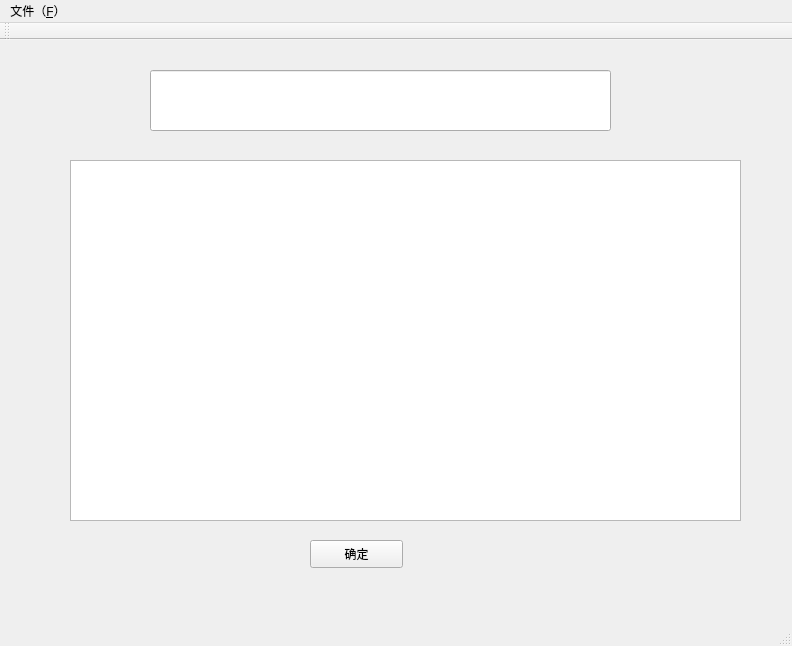
<?xml version="1.0" encoding="UTF-8"?>
<ui version="4.0">
 <class>MainWindow</class>
 <widget class="QMainWindow" name="MainWindow">
  <property name="geometry">
   <rect>
    <x>0</x>
    <y>0</y>
    <width>792</width>
    <height>646</height>
   </rect>
  </property>
  <property name="windowTitle">
   <string>MainWindow</string>
  </property>
  <widget class="QWidget" name="centralWidget">
   <widget class="QPushButton" name="pushButton">
    <property name="geometry">
     <rect>
      <x>310</x>
      <y>500</y>
      <width>93</width>
      <height>28</height>
     </rect>
    </property>
    <property name="text">
     <string>确定</string>
    </property>
   </widget>
   <widget class="QLineEdit" name="lineEdit">
    <property name="geometry">
     <rect>
      <x>150</x>
      <y>30</y>
      <width>461</width>
      <height>61</height>
     </rect>
    </property>
   </widget>
   <widget class="QTextEdit" name="textEdit">
    <property name="geometry">
     <rect>
      <x>70</x>
      <y>120</y>
      <width>671</width>
      <height>361</height>
     </rect>
    </property>
   </widget>
  </widget>
  <widget class="QMenuBar" name="menuBar">
   <property name="geometry">
    <rect>
     <x>0</x>
     <y>0</y>
     <width>792</width>
     <height>26</height>
    </rect>
   </property>
   <widget class="QMenu" name="menu_F">
    <property name="title">
     <string>文件（&amp;F）</string>
    </property>
    <addaction name="separator"/>
    <addaction name="separator"/>
    <addaction name="separator"/>
   </widget>
   <addaction name="menu_F"/>
  </widget>
  <widget class="QToolBar" name="mainToolBar">
   <attribute name="toolBarArea">
    <enum>TopToolBarArea</enum>
   </attribute>
   <attribute name="toolBarBreak">
    <bool>false</bool>
   </attribute>
  </widget>
  <widget class="QStatusBar" name="statusBar"/>
 </widget>
 <layoutdefault spacing="6" margin="11"/>
 <resources/>
 <connections/>
</ui>
